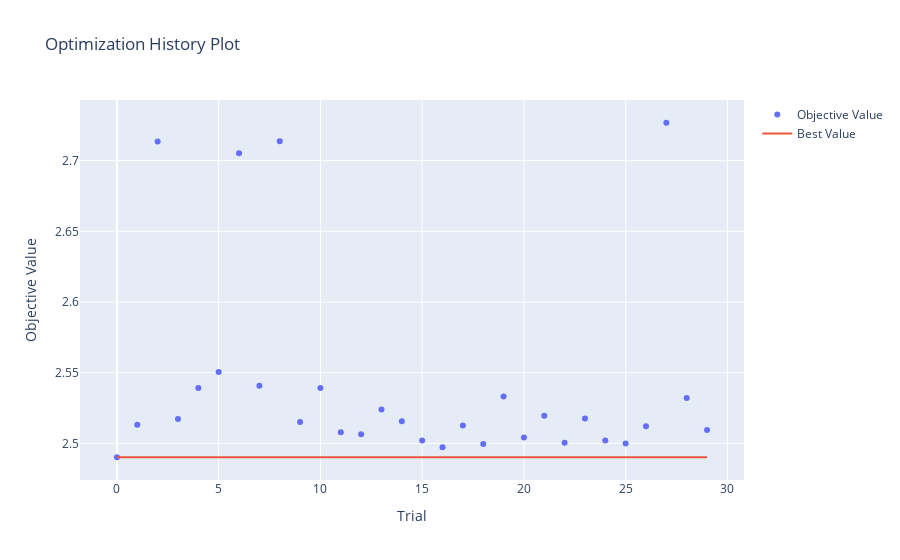
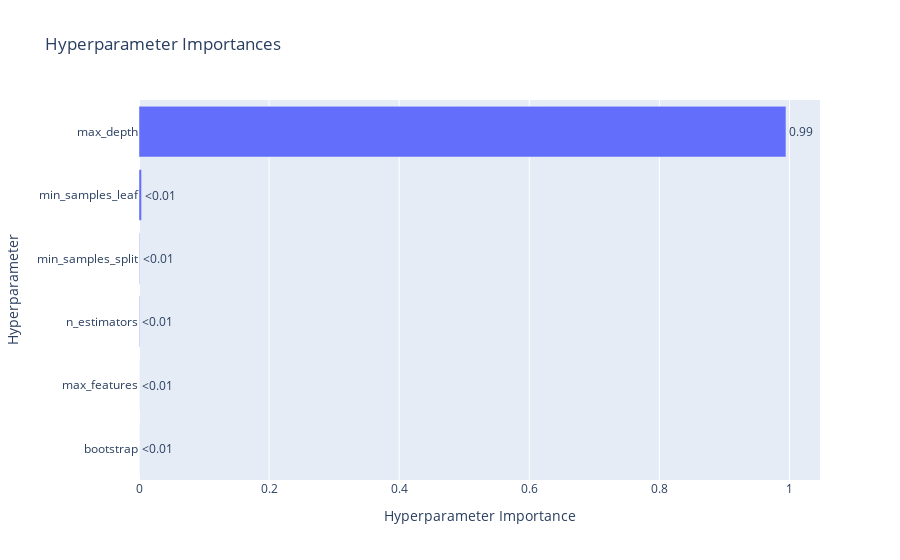
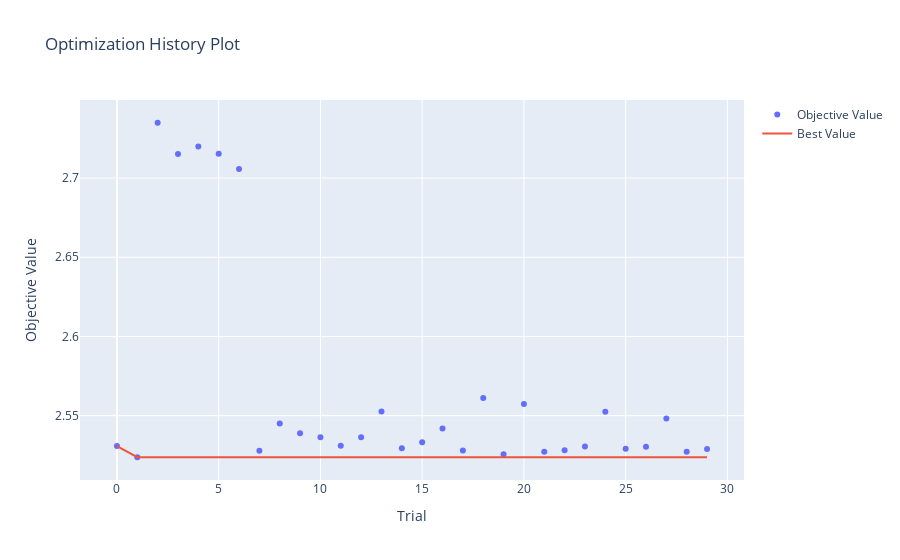
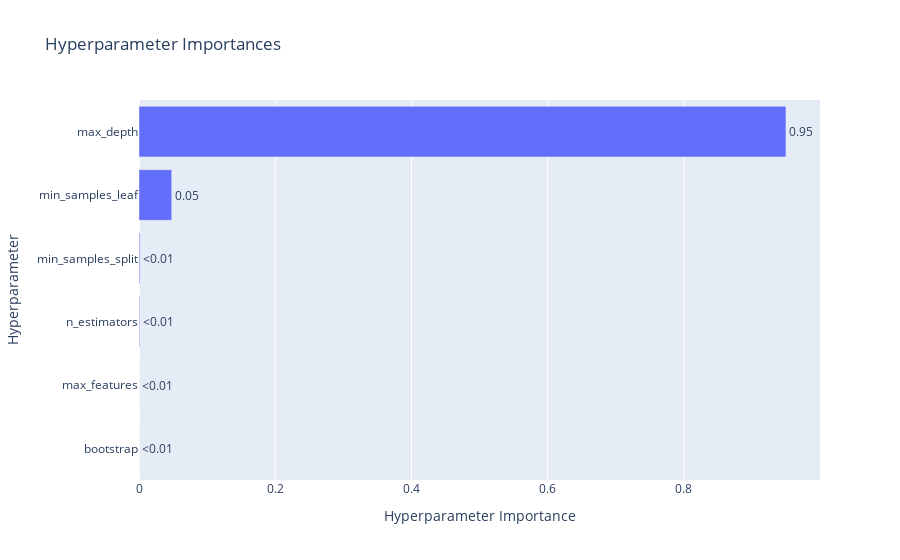

Write notebook code for charts like these, in order.
### Markdown cell above
#### Thư viện Optuna

### Code cell
import optuna
from optuna.visualization import plot_optimization_history, plot_param_importances
from sklearn.ensemble import RandomForestRegressor
from sklearn.model_selection import StratifiedKFold, cross_val_score
from sklearn.metrics import mean_squared_error
import matplotlib.pyplot as plt
from evaluation import visualize_results
import warnings

# warnings.filterwarnings("ignore")
optuna.logging.set_verbosity(optuna.logging.WARNING)

skf = StratifiedKFold(n_splits=5, shuffle=True, random_state=42)

for fold, (train_idx, val_idx) in enumerate(skf.split(df, df['log_gross_bin'])):
    print(f"\nFold {fold + 1}")
    df_train = df.iloc[train_idx].copy()
    df_val = df.iloc[val_idx].copy()

    # Chọn đặc trưng đầu vào và mục tiêu
    #features = ['meta_score', 'rating', 'no_of_votes', 'budget', 'genre_stat_feature', 'country_stat_feature', 'release_date']
    features = ['no_of_votes', 'log_budget',
                'genre_stat_feature','country_stat_feature','rating','release_date']

    target = 'log_gross'

    X_train, y_train, X_val, y_val = processing_data(df_train, df_val, fold=fold,features=features, target=target,model_name="random_forest",directory="best_models")

    def objective(trial):
        params = {
            'n_estimators': trial.suggest_int('n_estimators', 100, 500),
            'max_depth': trial.suggest_categorical('max_depth', [5, 10, 20, None]),
            'min_samples_split': trial.suggest_int('min_samples_split', 2, 10),
            'min_samples_leaf': trial.suggest_int('min_samples_leaf', 1, 5),
            'max_features': trial.suggest_categorical('max_features', ['sqrt']),
            'bootstrap': trial.suggest_categorical('bootstrap', [True]),
            'random_state': 42,
            'n_jobs': -1
        }

        model = RandomForestRegressor(**params)
        score = cross_val_score(model, X_train, y_train, scoring='neg_mean_squared_error', cv=3).mean()
        return -score  # minimize MSE

    #  Tạo study với tên rõ ràng theo từng fold
    study = optuna.create_study(direction="minimize", study_name=f"Fold_{fold+1}_RandomForest")
    study.optimize(objective, n_trials=30)

    print(" Best hyperparameters:", study.best_params)
    print(" Best MSE:", study.best_value)

    best_model = RandomForestRegressor(**study.best_params, random_state=42, n_jobs=-1)
    best_model.fit(X_train, y_train)

    train_preds = best_model.predict(X_train)
    val_preds = best_model.predict(X_val)

    #  Vẽ biểu đồ tối ưu và tầm quan trọng tham số
    print(" Hiển thị quá trình tối ưu:")
    plot_optimization_history(study).show()
    plot_param_importances(study).show()

    visualize_results(
        y_train, train_preds,
        y_val, val_preds,
        model=best_model,
        df=df,
        calculate_real_target=True,
    )

### Figure 1 — Plotly figure (JSON) as saved in the notebook; plotly's stock layout.template omitted (floating-point values rounded to 4 significant figures)
{"data": [{"mode": "markers", "name": "Objective Value", "type": "scatter", "x": [0, 1, 2, 3, 4, 5, 6, 7, 8, 9, 10, 11, 12, 13, 14, 15, 16, 17, 18, 19, 20, 21, 22, 23, 24, 25, 26, 27, 28, 29], "y": [2.49, 2.513, 2.713, 2.517, 2.539, 2.55, 2.705, 2.541, 2.714, 2.515, 2.539, 2.508, 2.506, 2.524, 2.516, 2.502, 2.497, 2.513, 2.499, 2.533, 2.504, 2.519, 2.5, 2.517, 2.502, 2.5, 2.512, 2.727, 2.532, 2.51]}, {"mode": "lines", "name": "Best Value", "type": "scatter", "x": [0, 1, 2, 3, 4, 5, 6, 7, 8, 9, 10, 11, 12, 13, 14, 15, 16, 17, 18, 19, 20, 21, 22, 23, 24, 25, 26, 27, 28, 29], "y": [2.49, 2.49, 2.49, 2.49, 2.49, 2.49, 2.49, 2.49, 2.49, 2.49, 2.49, 2.49, 2.49, 2.49, 2.49, 2.49, 2.49, 2.49, 2.49, 2.49, 2.49, 2.49, 2.49, 2.49, 2.49, 2.49, 2.49, 2.49, 2.49, 2.49]}, {"marker": {"color": "#cccccc"}, "mode": "markers", "name": "Infeasible Trial", "showlegend": false, "type": "scatter", "x": [], "y": []}], "layout": {"title": {"text": "Optimization History Plot"}, "xaxis": {"title": {"text": "Trial"}}, "yaxis": {"title": {"text": "Objective Value"}}}}

### Figure 2 — Plotly figure (JSON) as saved in the notebook; plotly's stock layout.template omitted (floating-point values rounded to 4 significant figures)
{"data": [{"cliponaxis": false, "hovertemplate": ["bootstrap (CategoricalDistribution): 0.0<extra></extra>", "max_features (CategoricalDistribution): 0.0<extra></extra>", "n_estimators (IntDistribution): 0.0007056248553983002<extra></extra>", "min_samples_split (IntDistribution): 0.0008060573505481185<extra></extra>", "min_samples_leaf (IntDistribution): 0.0039353846369405325<extra></extra>", "max_depth (CategoricalDistribution): 0.994552933157113<extra></extra>"], "name": "Objective Value", "orientation": "h", "text": ["<0.01", "<0.01", "<0.01", "<0.01", "<0.01", "0.99"], "textposition": "outside", "type": "bar", "x": [0, 0, 0.0007056, 0.0008061, 0.003935, 0.9946], "y": ["bootstrap", "max_features", "n_estimators", "min_samples_split", "min_samples_leaf", "max_depth"]}], "layout": {"title": {"text": "Hyperparameter Importances"}, "xaxis": {"title": {"text": "Hyperparameter Importance"}}, "yaxis": {"title": {"text": "Hyperparameter"}}}}

### Figure 3 — Plotly figure (JSON) as saved in the notebook; plotly's stock layout.template omitted (floating-point values rounded to 4 significant figures)
{"data": [{"mode": "markers", "name": "Objective Value", "type": "scatter", "x": [0, 1, 2, 3, 4, 5, 6, 7, 8, 9, 10, 11, 12, 13, 14, 15, 16, 17, 18, 19, 20, 21, 22, 23, 24, 25, 26, 27, 28, 29], "y": [2.531, 2.524, 2.735, 2.715, 2.72, 2.715, 2.706, 2.528, 2.545, 2.539, 2.536, 2.531, 2.536, 2.553, 2.529, 2.533, 2.542, 2.528, 2.561, 2.526, 2.557, 2.527, 2.528, 2.53, 2.552, 2.529, 2.53, 2.548, 2.527, 2.529]}, {"mode": "lines", "name": "Best Value", "type": "scatter", "x": [0, 1, 2, 3, 4, 5, 6, 7, 8, 9, 10, 11, 12, 13, 14, 15, 16, 17, 18, 19, 20, 21, 22, 23, 24, 25, 26, 27, 28, 29], "y": [2.531, 2.524, 2.524, 2.524, 2.524, 2.524, 2.524, 2.524, 2.524, 2.524, 2.524, 2.524, 2.524, 2.524, 2.524, 2.524, 2.524, 2.524, 2.524, 2.524, 2.524, 2.524, 2.524, 2.524, 2.524, 2.524, 2.524, 2.524, 2.524, 2.524]}, {"marker": {"color": "#cccccc"}, "mode": "markers", "name": "Infeasible Trial", "showlegend": false, "type": "scatter", "x": [], "y": []}], "layout": {"title": {"text": "Optimization History Plot"}, "xaxis": {"title": {"text": "Trial"}}, "yaxis": {"title": {"text": "Objective Value"}}}}

### Figure 4 — Plotly figure (JSON) as saved in the notebook; plotly's stock layout.template omitted (floating-point values rounded to 4 significant figures)
{"data": [{"cliponaxis": false, "hovertemplate": ["bootstrap (CategoricalDistribution): 0.0<extra></extra>", "max_features (CategoricalDistribution): 0.0<extra></extra>", "n_estimators (IntDistribution): 0.0009199848316268246<extra></extra>", "min_samples_split (IntDistribution): 0.0012667210442965805<extra></extra>", "min_samples_leaf (IntDistribution): 0.04804844164621105<extra></extra>", "max_depth (CategoricalDistribution): 0.9497648524778656<extra></extra>"], "name": "Objective Value", "orientation": "h", "text": ["<0.01", "<0.01", "<0.01", "<0.01", "0.05", "0.95"], "textposition": "outside", "type": "bar", "x": [0, 0, 0.00092, 0.001267, 0.04805, 0.9498], "y": ["bootstrap", "max_features", "n_estimators", "min_samples_split", "min_samples_leaf", "max_depth"]}], "layout": {"title": {"text": "Hyperparameter Importances"}, "xaxis": {"title": {"text": "Hyperparameter Importance"}}, "yaxis": {"title": {"text": "Hyperparameter"}}}}
